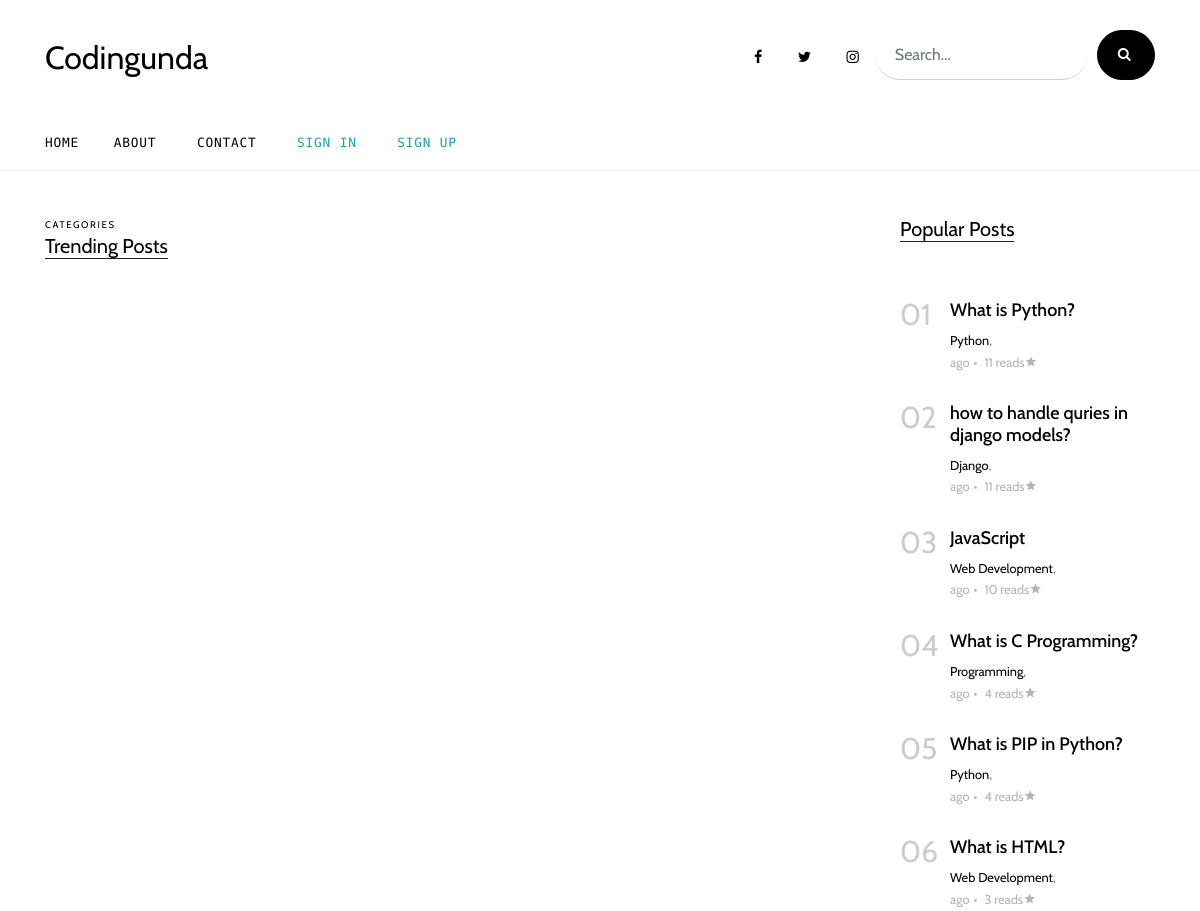
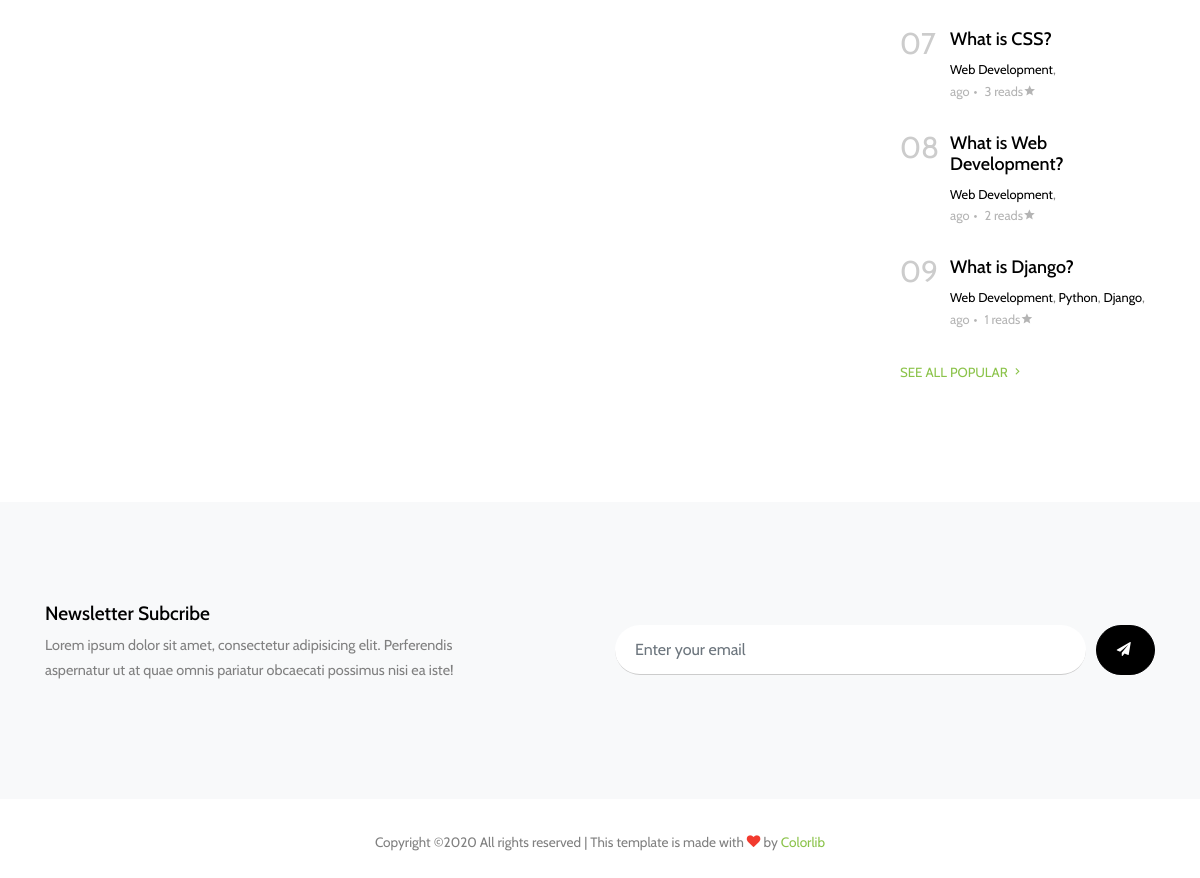
Page /view_all/trending on the committed database (2 pictures, top to bottom).
### blog/models.py (models this page shows, shortened)
class Post(models.Model):
	title = models.CharField(max_length = 50)
	overview = models.TextField()
	slug = models.SlugField(null=True, blank=True)
	body_text = RichTextUploadingField(null=True)
	time_upload = models.DateTimeField(auto_now_add = True)
	auther = models.ForeignKey(Author, on_delete=models.CASCADE)
	thumbnail = models.ImageField(upload_to = 'thumbnails')
	publish = models.BooleanField()
	categories = models.ManyToManyField(Categorie)
	read = models.IntegerField(default = 0)
	class Meta:
		ordering = ['-pk']

class Categorie(models.Model):
	title = models.CharField(max_length=20)

### blog/views.py (the view)
# urls.py: path('view_all/<str:query>', view_all, name = 'view_all'),
def view_all(request, query):
	week_ago = datetime.date.today() - datetime.timedelta(days = 7)
	acpt = ['trending', 'popular']
	q = query.lower()
	if q in acpt:
		if q==acpt[0]:
			parms={
			'posts' : Post.objects.filter(time_upload__gte = week_ago).order_by('-read'),
			'title': "Trending Posts",
			'pop_post': Post.objects.order_by('-read')[:9],
			}
		elif q==acpt[1]:
			parms= {
			'posts' : Post.objects.order_by('-read'),
			'title' : "Trending Posts",
			'pop_post': Post.objects.order_by('-read')[:9],
			}
		else:
			pass
	return render(request, 'all.html', parms)

### templates/all.html (shortened to what this page needs)
{% extends 'base.html' %}
  {% block body %}
  {% load static %}
    <div class="site-section">
      <div class="container">
        <div class="row">
          <div class="col-lg-9">
            <div class="section-title">
              <span class="caption d-block small">Categories</span>
              <h2>{{title}}</h2>
            </div>
          </div>
          <div class="col-lg-3">
            <div class="section-title">
              <h2>Popular Posts</h2>
            </div>
             {% for post in pop_post %}
            <div class="trend-entry d-flex">
              <div class="number align-self-start">0{{forloop.counter}}</div>
              <div class="trend-contents">
                <h2><a href="blog-single.html">{{post.title}}</a></h2>
                <div class="post-meta">
                  <span class="d-block">
                    {% for cat in post.categories.all %}
                      <a href="#">{{cat.title}}</a>,
                    {% endfor %}
                  </span>
                  <span class="date-read">{{post.time_uplaod|timesince}} ago<span class="mx-1">&bullet;</span> {{post.read}} reads<span class="icon-star2"></span></span>
                </div>
              </div>
            </div>
            {% endfor %}
            <p>
              <a href="{% url 'view_all' 'popular' %}" class="more">See All Popular <span class="icon-keyboard_arrow_right"></span></a>
            </p>
          </div>
        </div>
      </div>
    </div>
    <div class="site-section subscribe bg-light">
      <div class="container">
        <form action="#" class="row align-items-center">
          <div class="col-md-5 mr-auto">
            <h2>Newsletter Subcribe</h2>
            <p>Lorem ipsum dolor sit amet, consectetur adipisicing elit. Perferendis aspernatur ut at quae omnis pariatur obcaecati possimus nisi ea iste!</p>
          </div>
          <div class="col-md-6 ml-auto">
            <div class="d-flex">
              <input type="email" class="form-control" placeholder="Enter your email">
              <button type="submit" class="btn btn-secondary" ><span class="icon-paper-plane"></span></button>
            </div>
          </div>
        </form>
      </div>
    </div>
  {% endblock body %}

### static/css/style.css (style rules this page uses)
html { overflow-x: hidden; }
body { line-height: 1.7; color: gray; font-weight: 300; font-size: .9rem; }
a { -webkit-transition: .3s all ease; -o-transition: .3s all ease; transition: .3s all ease; }
h1, h2, h3, h4, h5, .h1, .h2, .h3, .h4, .h5 { font-family: "Cabin", -apple-system, BlinkMacSystemFont, "Segoe UI", Roboto, "Helvetica Neue", Arial, sans-serif, "Apple Color Emoji", "Segoe UI Emoji", "Segoe UI Symbol", "Noto Color Emoji"; }
.site-section { padding: 2.5em 0; }
@media (min-width: 768px) { .site-section { padding: 7em 0; } }
.section-title { color: #000; margin-bottom: 50px; }
.section-title h2 { font-size: 20px; font-weight: 400; border-bottom: 1px solid #222; position: relative; display: inline-block; }
.section-title h2:before { position: absolute; content: ""; height: 1px; background: #777; }
.btn { text-transform: uppercase; font-size: 14px; letter-spacing: .2rem; font-family: "Cabin", -apple-system, BlinkMacSystemFont, "Segoe UI", Roboto, "Helvetica Neue", Arial, sans-serif, "Apple Color Emoji", "Segoe UI Emoji", "Segoe UI Symbol", "Noto Color Emoji"; }
.post-meta { font-size: .8rem; }
.post-meta a { color: #000; }
.date-read { color: #b4b4b4; }
.trend-entry { margin-bottom: 30px; }
.trend-entry .number { -webkit-box-flex: 0; -ms-flex: 0 0 50px; flex: 0 0 50px; font-size: 30px; line-height: 1; color: #ccc; }
.trend-entry .trend-contents h2 { font-size: 18px; }
.trend-entry .trend-contents h2 a { color: #000; }
.caption { font-size: .9rem; text-transform: uppercase; letter-spacing: .1rem; }
.caption.small { font-size: .6rem; }
.more { color: #8bc34a; text-transform: uppercase; font-size: .83rem; }
.form-control { margin-right: 10px; height: 50px; padding-left: 20px; padding-right: 20px; border-radius: 30px; border: none; background: #fff; border-bottom: 1px solid transparent; border-bottom: 1px solid #ccc; }
.btn { border-radius: 30px; background: #000; padding-left: 20px; padding-right: 20px; border-color: #000; color: #fff; }
.subscribe form .form-control { margin-right: 10px; height: 50px; padding-left: 20px; padding-right: 20px; border-radius: 30px; border: none; background: #fff; border-bottom: 1px solid transparent; border-bottom: 1px solid #ccc; }
.subscribe form .btn { border-radius: 30px; background: #000; padding-left: 20px; padding-right: 20px; border-color: #000; }
.subscribe form h2 { font-size: 1.2rem; color: #000; }
.subscribe form p { font-size: .9rem; }

### rows in the picture
Post: title "What is Python?", read "11"
Categorie: title "Python"
Post: title "how to handle quries in django models?", read "11"
Categorie: title "Django"
Post: title "JavaScript", read "10"
Categorie: title "Web Development"
Post: title "What is C Programming?", read "4"
Categorie: title "Programming"
Post: title "What is PIP in Python?", read "4"
Post: title "What is HTML?", read "3"
Post: title "What is CSS?", read "3"
Post: title "What is Web Development?", read "2"
Post: title "What is Django?", read "1"

### other values in the picture
{{ title }} "Trending Posts"
